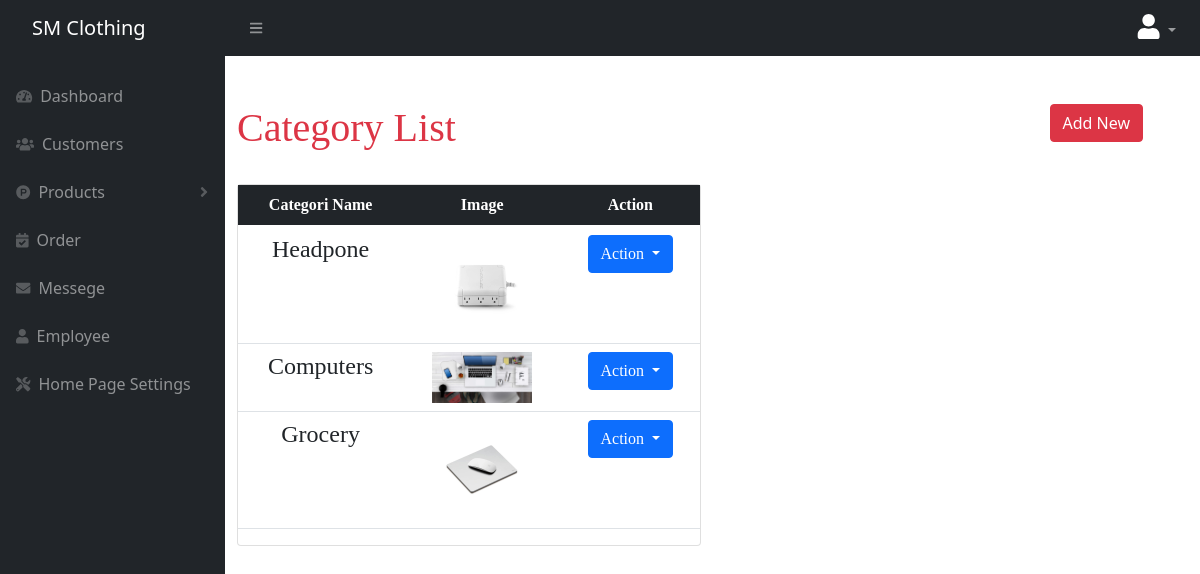
/dashboard/cat.php (signed in), run on the app's committed database.
### tables this page shows
CREATE TABLE `category` (
  `cat_id` int(11) NOT NULL,
  `cat_name` varchar(255) NOT NULL,
  `cat_image` varchar(255) NOT NULL
);

### dashboard/cat.php (the view, shortened to what this page needs)
<?php require_once 'head.php'; ?>
            <div id="layoutSidenav_content">
                <main>
                    <div class="container-fluid">
                        <div class="row mt-5">
                            <div class="col-md-12">
                            <div class="row">
                                <div class="col-md-10">
                                  <h1 class="text-danger" style="font-family: \"Times New Roman\",Times, serif;"><a style="text-decoration:none;" class="text-danger" href="books.php">Category List</a></h1>
                                </div>
                                <div class="col-md-2">
                                  <button type="button" class="btn btn-danger" data-bs-toggle="modal" data-bs-target="#exampleModal">Add New</button>
                                </div>
                            </div>
                          </div>
                        </div>
                        <div class="row">
                        <div class="col-md-6 mt-4" style="font-family: \"Times New Roman\",Times, serif;">
                                    <div class="card">
                                        <div class="table-responsive">
                                            <table class="table v-middle text-center">
                                                <thead>
                                                    <tr class="bg-dark">
                                                        <th class="border-top-0 text-white">Categori Name</th>
                                                        <th class="border-top-0 text-white">Image</th>
                                                        <th class="border-top-0 text-white">Action</th>
                                                    </tr>
                                                </thead>
                                                <?php $count=1;
                                                  $getcat = "SELECT * FROM category";
                                                  $viewresult = mysqli_query($con, $getcat);
                                                  ?>
                                                <tbody>
                                                    <?php while($row = mysqli_fetch_assoc($viewresult)) {
                                                        $image = $row['cat_image'];
                                                        $image_src = "../upload/category/".$image;?>
                                                    <tr>
                                                        <td><h4><?php echo $row['cat_name']; ?></h4></td>
                                                        <td><img width="100px" src='<?php echo $image_src; ?>'></td>
                                                        <td>
                                                          <div class="dropdown">
                                                            <button class="btn btn-primary dropdown-toggle" type="button" id="dropdownMenuButton" data-toggle="dropdown" aria-haspopup="true" aria-expanded="false">
                                                              Action
                                                            </button>
                                                          </div>
                                                        </td>
                                                    </tr>
                                                    <?php   $count++; } ?>
                                                </tbody>
                                            </table>
                                        </div>
                                    </div>
                                </div>
                            </div>
                    </div>
                </main>
    </body>
</html>

### data on the page
category: cat_name "Headpone", cat_image (picture)
category: cat_name "Computers", cat_image (picture)
category: cat_name "Grocery", cat_image (picture)
